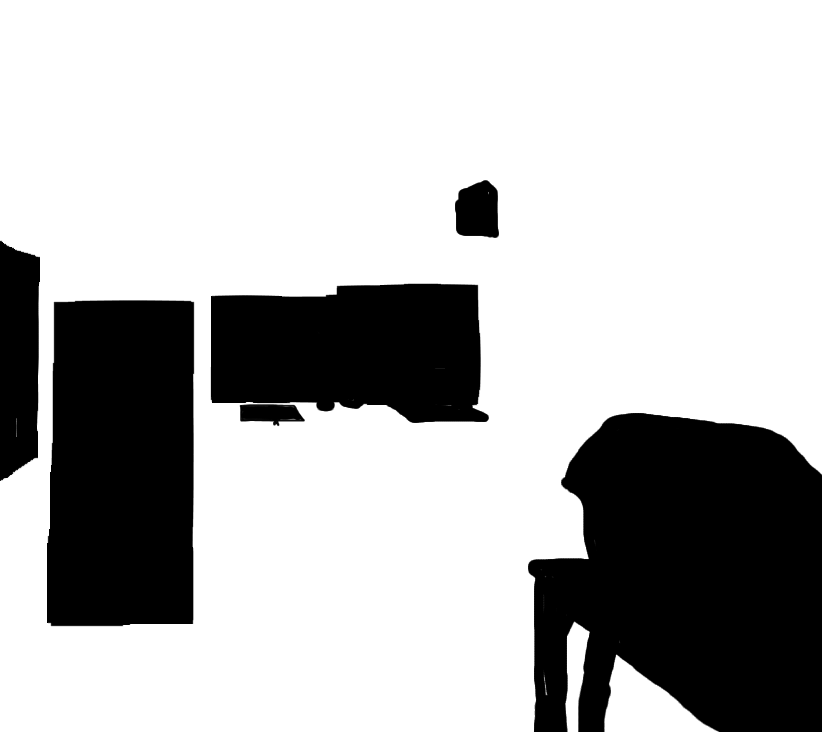
#> input picture preview/image/masks/廚房/fixtures.png, 822 x 732 px
$ python kitchen_safe_masks.py
#> lines starting #> are read from the running program, lines starting #| are printed output that depends on the picture
"""
為廚房所有 zone mask 套上 fixtures.png 設備保護
產出 {zone}_safe.png = zone_mask AND NOT fixtures
支援兩種格式：
  - L 模式 PNG（白=zone、黑=bg）
  - P/RGBA 模式 PNG（透明=bg、不透明=zone，用 alpha 做 mask）
"""
from PIL import Image, ImageChops
from pathlib import Path

ROOT = Path(__file__).resolve().parent.parent
MASKS = ROOT / "image" / "masks" / "廚房"

def load_zone_mask(path: Path) -> Image.Image:
    """讀取 zone mask 並回傳 L mode 白=zone"""
    img = Image.open(path)
    if img.mode in ("RGBA", "P", "PA", "LA"):
        rgba = img.convert("RGBA")
        return rgba.split()[-1]   # alpha as luminance mask (alpha=255 → white)
    return img.convert("L")

# fixtures.png → 取 alpha → invert → 得 safe (白=非設備)
fix_rgba = Image.open(MASKS / "fixtures.png").convert("RGBA")
#> fix_rgba is the input picture: PIL image 822x732 RGBA; mean R, G, B, A 0, 0, 0, 70.3
W, H = fix_rgba.size
#> W = 822; H = 732
fix_alpha = fix_rgba.split()[-1]
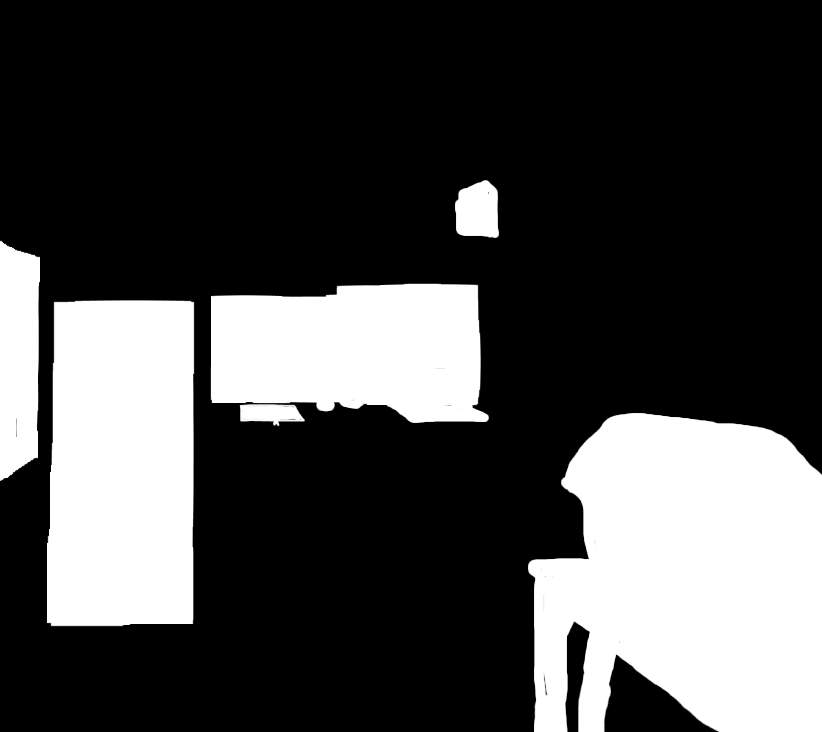
#> fix_alpha: PIL image 822x732 L; min 0, max 255, mean 70.3
safe = ImageChops.invert(fix_alpha)
print(f"fixtures: {W}x{H}")
#| fixtures: 822x732

# subtract_fixtures: zone 與 fixtures 互斥（其它 zone 染色時要避開 fixtures）
# direct: zone 本身就是要染色的目標（cab=冰箱本身就在 fixtures 內，不能扣）
zones_subtract = ["countertop", "upper_cabinet", "lower_cabinet", "wall"]
zones_direct   = ["cab"]

def write_safe(zone: str, mask: Image.Image):
    out = MASKS / f"{zone}_safe.png"
    mask.save(out)
    px = list(mask.getdata())
    white = sum(1 for v in px if v > 200)
    print(f"  [OK] {zone}_safe.png  white={white}")

for zone in zones_subtract:
    src = MASKS / f"{zone}.png"
    if not src.exists():
        print(f"  [SKIP] {zone}.png 不存在")
        continue
    zone_mask = load_zone_mask(src)
    if zone_mask.size != (W, H):
        zone_mask = zone_mask.resize((W, H), Image.LANCZOS)
    combined = ImageChops.multiply(zone_mask, safe)
    write_safe(zone, combined)

for zone in zones_direct:
    src = MASKS / f"{zone}.png"
    if not src.exists():
        print(f"  [SKIP] {zone}.png 不存在")
        continue
    zone_mask = load_zone_mask(src)
    if zone_mask.size != (W, H):
        zone_mask = zone_mask.resize((W, H), Image.LANCZOS)
    write_safe(zone, zone_mask)

print("Done.")
